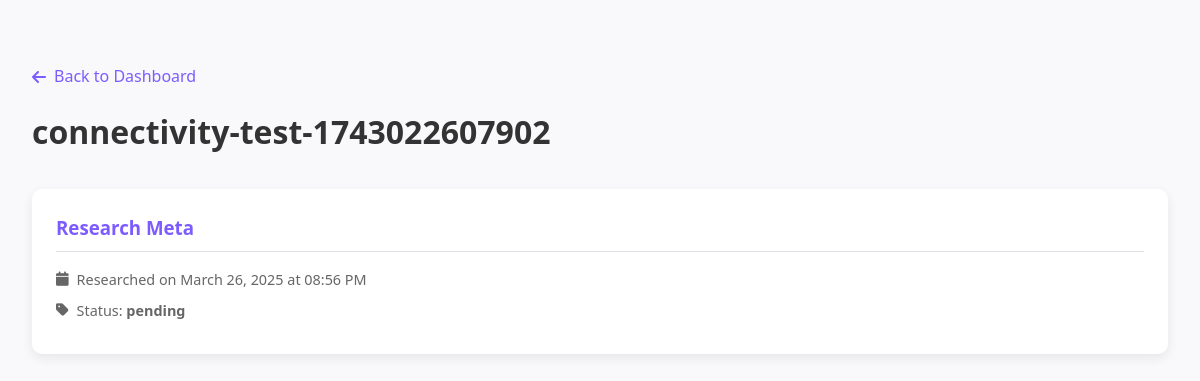
Screenshot of /research/1 (signed in) with the database file from the repository.
### server.py (models this page shows)
class Research(db.Model):
    __tablename__ = 'researches'  # Explicitly set table name
    id = db.Column(db.Integer, primary_key=True)
    session_id = db.Column(db.String(36), unique=True, nullable=False)
    user_id = db.Column(db.Integer, db.ForeignKey('users.id'), nullable=False)  # Updated foreign key
    episode_title = db.Column(db.String(200))
    guest_name = db.Column(db.String(100))
    document_url = db.Column(db.String(500))
    linkedin_url = db.Column(db.String(500))
    twitter_url = db.Column(db.String(500))
    introduction = db.Column(db.Text)
    summary = db.Column(db.Text)
    questions = db.Column(db.Text)
    appearances = db.Column(db.Text)
    status = db.Column(db.String(20), default="pending")  # pending, completed, failed
    created_at = db.Column(db.DateTime, default=lambda: datetime.now(timezone.utc))

### server.py (the view)
@app.route('/research/<int:research_id>')
@login_required
def view_research(research_id):
    user = User.query.filter_by(username=session['user']).first()
    research = Research.query.filter_by(id=research_id, user_id=user.id).first_or_404()
    doc_id = None
    if research.document_url and '/d/' in research.document_url:
        try:
            doc_id = research.document_url.split('/d/')[1].split('/')[0]
        except:
            pass
    return render_template('research_detail.html', research=research, doc_id=doc_id)

### server.py (called while the page is built)
def login_required(f):
    @wraps(f)
    def decorated_function(*args, **kwargs):
        if 'user' not in session:
            return redirect(url_for('login'))
        return f(*args, **kwargs)
    return decorated_function

### templates/research_detail.html (shortened to what this page needs)
<!DOCTYPE html>
<html lang="en">
<head>
    <link rel="stylesheet" href="{{ url_for('static', filename='css/styles.css') }}">
    <link rel="stylesheet" href="https://cdnjs.cloudflare.com/ajax/libs/font-awesome/6.4.0/css/all.min.css">
</head>
<body>
    <div class="container">
        <div class="research-detail">
            <a href="{{ url_for('dashboard') }}" class="back-link">
                <i class="fas fa-arrow-left"></i> Back to Dashboard
            </a>
            <div class="research-header">
                <div>
                    <h1 class="research-title">{{ research.episode_title }}</h1>
                </div>
            </div>
            <div class="section">
                <h3>Research Meta</h3>
                <div class="research-meta">
                    <div class="meta-item">
                        <i class="fas fa-calendar"></i>
                        <span>Researched on {{ research.created_at.strftime('%B %d, %Y at %I:%M %p') }}</span>
                    </div>
                    <div class="meta-item">
                        <i class="fas fa-tag"></i>
                        <span>Status: <strong>{{ research.status }}</strong></span>
                    </div>
                </div>
            </div>
        </div>
    </div>
</body>
</html>

### static/css/styles.css (style rules this page uses)
:root { --primary-color: #7c5cff; --secondary-color: #5c86ff; --accent-color: #ff5c8d; --text-color: #333; --light-text: #666; --lighter-text: #999; --background-color: #f9f9fb; --card-background: #ffffff; --border-color: #e1e1e8; --success-color: #28a745; --error-color: #dc3545; --warning-color: #ffc107; --box-shadow: 0 4px 12px rgba(0, 0, 0, 0.08); --border-radius: 10px; --transition: all 0.3s ease; }
* { margin: 0; padding: 0; box-sizing: border-box; }
body { font-family: 'Segoe UI', Tahoma, Geneva, Verdana, sans-serif; line-height: 1.6; color: var(--text-color); background-color: var(--background-color); }
.container { max-width: 1200px; margin: 0 auto; padding: 2rem; }

### templates/research_detail.html (style rules this page uses)
.research-detail { padding: 2rem 0; }
.research-header { display: flex; justify-content: space-between; align-items: flex-start; margin-bottom: 2rem; }
.back-link { display: inline-flex; align-items: center; gap: 0.5rem; color: var(--primary-color); text-decoration: none; margin-bottom: 1rem; }
.research-title { margin-top: 0; }
.section { background: white; border-radius: 10px; box-shadow: var(--box-shadow); padding: 1.5rem; margin-bottom: 1.5rem; }
.section h3 { color: var(--primary-color); margin-top: 0; padding-bottom: 0.5rem; border-bottom: 1px solid var(--border-color); }
.research-meta { color: var(--light-text); font-size: 0.9rem; margin-top: 1rem; }
.meta-item { display: flex; align-items: center; gap: 0.5rem; margin-bottom: 0.5rem; }

### rows the page displays
Research: episode_title "connectivity-test-1743022607902", created_at "March 26, 2025 at 08:56 PM", status "pending"
